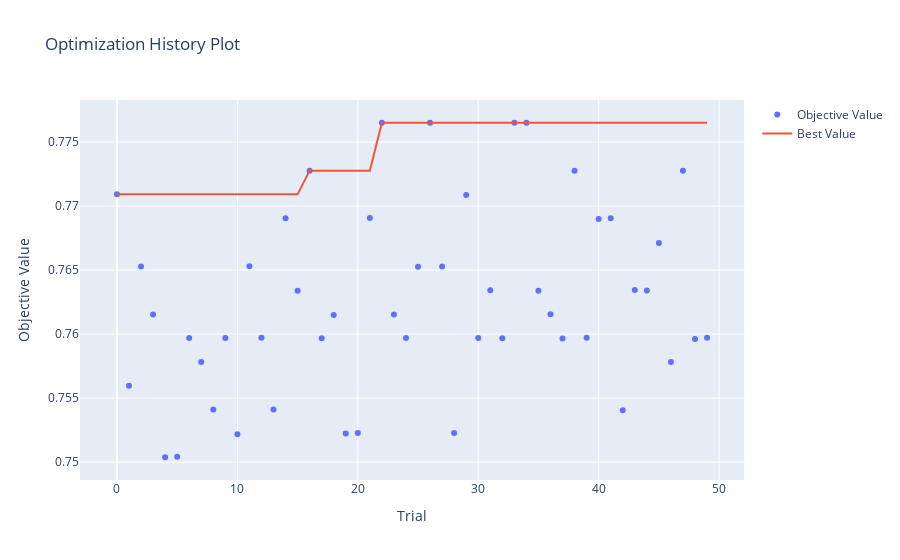

The cell this chart's notebook holds for it:
### Code cell
# 1. Optimization History
plot_optimization_history(study)
